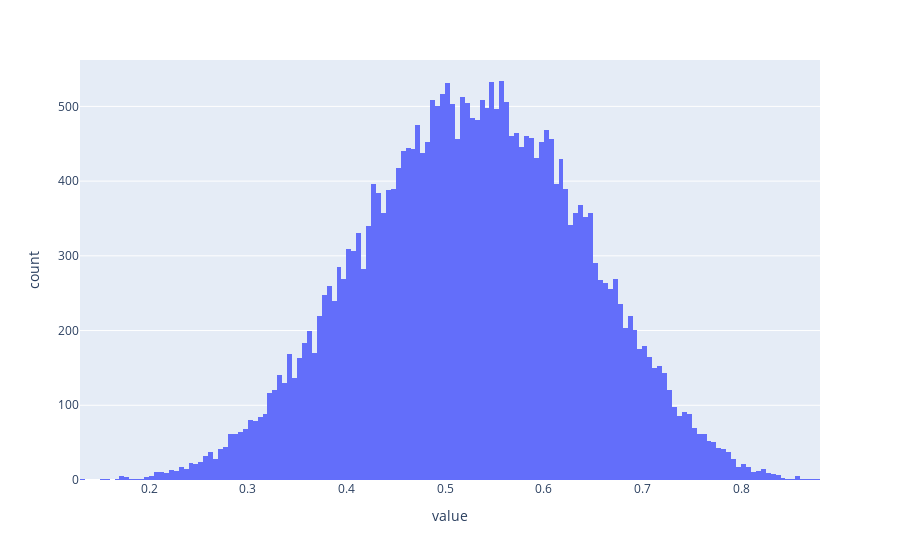

Here is the notebook cell this chart was saved with:
### Code cell
import torch
import torch.nn as nn
import torch.nn.functional as F
import torch.optim as optim
import torch.distributions as dists
import numpy as np

from interp_utils import hist

beta_dist = dists.Beta(10, 9)

hist(beta_dist.sample((30000,)))

### Figure 1 — Plotly figure (JSON) as saved in the notebook; plotly's stock layout.template omitted (floating-point values rounded to 4 significant figures; data arrays with more than 128 entries replaced by an {"elided": "..."} marker saying what was removed)
{"data": [{"alignmentgroup": "True", "bingroup": "x", "hovertemplate": "variable=0<br>value=%{x}<br>count=%{y}<extra></extra>", "legendgroup": "0", "marker": {"color": "#636efa", "pattern": {"shape": ""}}, "name": "0", "offsetgroup": "0", "orientation": "v", "showlegend": true, "type": "histogram", "x": {"elided": "30000 float values"}, "xaxis": "x", "yaxis": "y"}], "layout": {"barmode": "relative", "legend": {"title": {"text": "variable"}, "tracegroupgap": 0}, "margin": {"t": 60}, "showlegend": false, "xaxis": {"anchor": "y", "domain": [0, 1], "title": {"text": "value"}}, "yaxis": {"anchor": "x", "domain": [0, 1], "title": {"text": "count"}}}}
